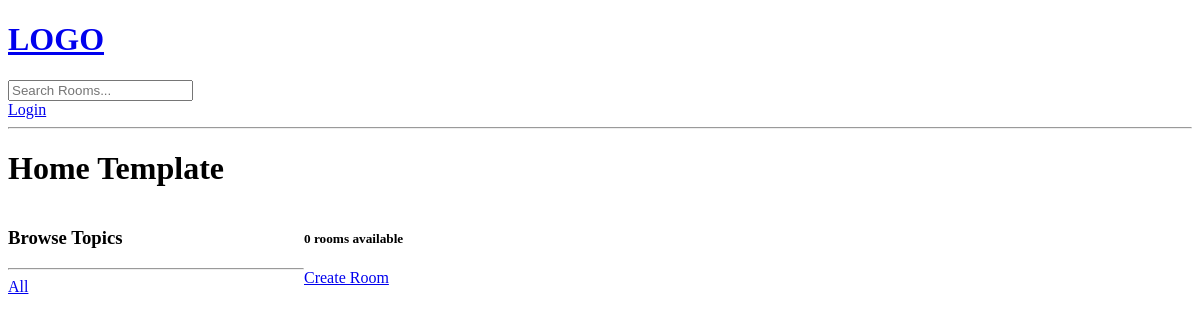
Page /?q=Javascript on the earlier database version.
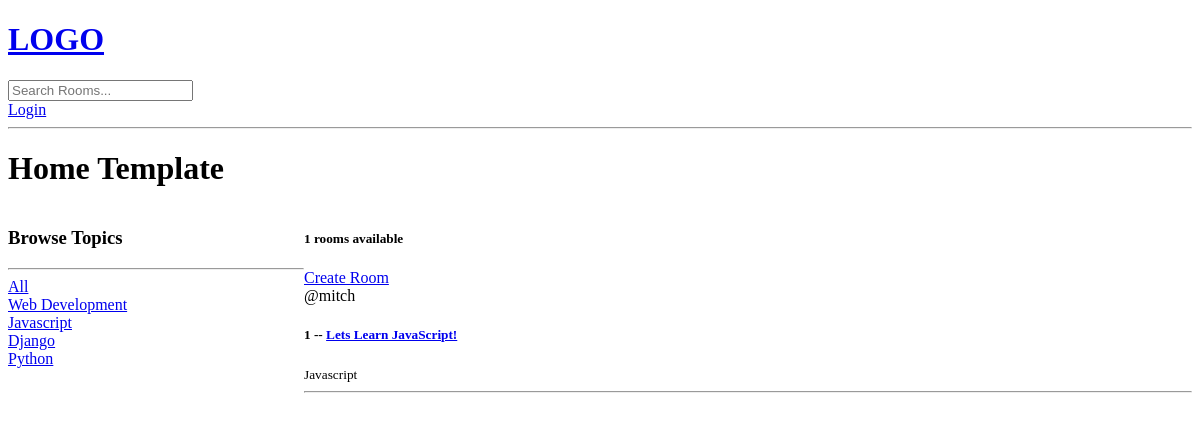
Same page on the later database version.
### base/models.py (models this page shows, shortened)
class Topic(models.Model):
    name = models.CharField(max_length=200)

class Room(models.Model):
    host = models.ForeignKey(User, on_delete=models.SET_NULL, null=True)
    topic = models.ForeignKey(Topic, on_delete=models.SET_NULL, null=True)
    name = models.CharField(max_length=200)
    description = models.TextField(null=True, blank=True)
    updated = models.DateTimeField(auto_now=True)
    created = models.DateTimeField(auto_now_add=True)
    class Meta:
        ordering =['-updated', '-created']

### base/views.py (the view)
# urls.py: path('', views.home, name="home"),
def home(request):
    q = request.GET.get('q') if request.GET.get('q') != None else ''
    rooms = Room.objects.filter(
        Q(topic__name__icontains=q) |
        Q(name__icontains=q) |
        Q(description__icontains=q)
        )
    topics = Topic.objects.all()
    room_count = rooms.count()
    context = {'rooms':rooms, 'topics':topics, 'room_count':room_count}
    return render(request, "base/home.html", context)

### base/templates/base/home.html (shortened to what this page needs)
{% extends 'main.html' %}
{% block content %}
<h1>Home Template</h1>
<div class="home-containers">
    <div>
        <h3>Browse Topics</h3>
        <hr>
            <a href="{% url 'home' %}">All</a>
        {% for topic in topics %}
            <div>
                <a href="{% url 'home' %}?q={{topic.name}}">{{topic.name}}</a>
            </div>
        {% endfor %}
    </div>
    <div>
        <h5>{{room_count}} rooms available</h5>
        <a href="{% url 'create-room' %}">Create Room</a>
        <div>
            {% for room in rooms %}
            <div>
                <span>@{{room.host.username}}</span>
                <h5>{{room.id}} -- <a href="{% url 'room' room.id %}">{{room.name}}</a></h5>
                <small>{{room.topic.name}}</small>
                <hr>
            </div>
            {% endfor %}
        </div>
    </div>
</div>
{% endblock %}

Differences in the rows shown:
added Topic: name "Web Development"
added Topic: name "Javascript"
added Topic: name "Django"
added Topic: name "Python"
added Room: host.username "mitch", id "1", name "Lets Learn JavaScript!", topic.name "Javascript"
Other differences:
{{ room_count }}: "0" → "1"
